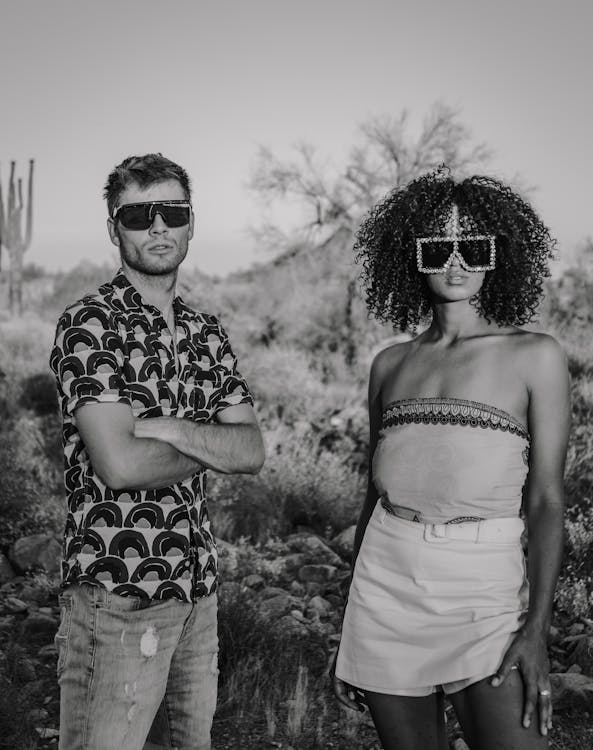
#> input picture img/pexels-photo-12325258.jpeg, 593 x 750 px
$ jupyter execute histograma.ipynb   (shell and % lines are left out)
#> lines starting #> are read from the running program, lines starting #| are printed output that depends on the picture
[cell 1]
import numpy as np
import cv2

import matplotlib.pyplot as plt
import seaborn as sns

plt.style.use("seaborn-v0_8")
sns.set_style("whitegrid", {"axes.grid": False})

from skimage import io

[cell 2]
image = cv2.imread("./img/pexels-photo-12325258.jpeg")
#> image is the input picture: shape (750, 593, 3); mean B, G, R 118.6, 118.4, 119.4
image = cv2.cvtColor(image, cv2.COLOR_BGR2RGB)

plt.hist(image.ravel(), bins = 256, range= [0, 256])
plt.show()
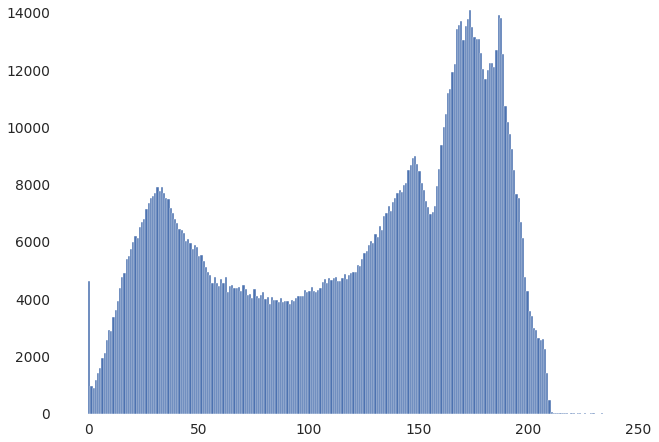
#> figure drawn by matplotlib, 1 panel; tallest bar 14096 high, from x = 173 to 174

[cell 3]
color = ('b','g','r')
for i, col in enumerate(color):
    histr = cv2.calcHist([image],[i],None,[256],[0,256])
    plt.plot(histr,color = col)
    plt.xlim([0,256])
    plt.show()
#> this loop made 3 passes
#> pass 1, `plt.show()`:
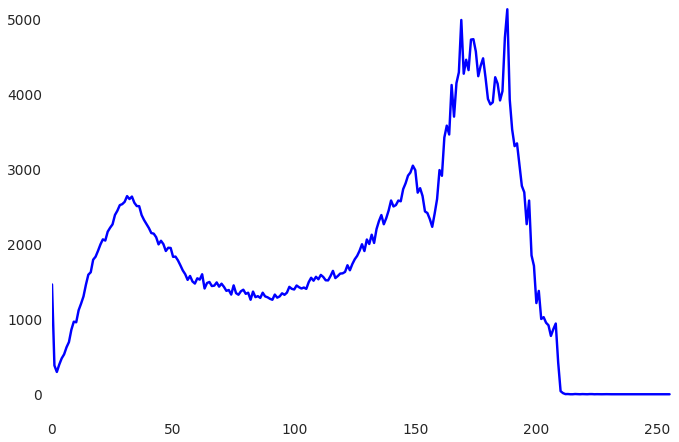
#> figure drawn by matplotlib, 1 panel; curve peaks at x = 188, y = 5130
#> pass 2, `plt.show()`:
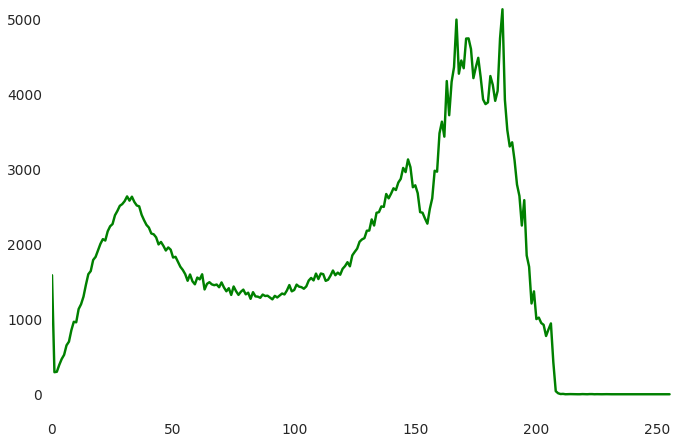
#> figure drawn by matplotlib, 1 panel; curve peaks at x = 186, y = 5137

$ run again, with img/pexels-photo-2975498.jpeg copied over img/pexels-photo-12325258.jpeg
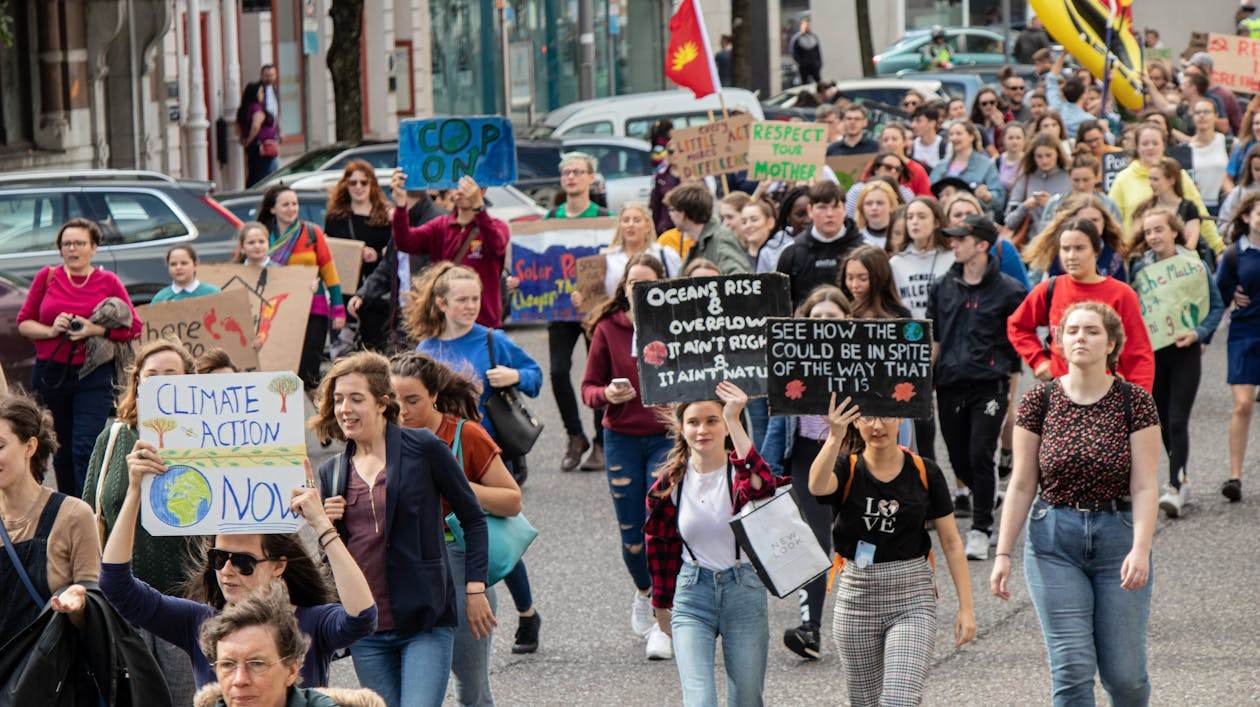
#> input picture img/pexels-photo-2975498.jpeg, 1260 x 707 px
#> image is the input picture: shape (707, 1260, 3); mean B, G, R 103, 105.5, 115.2
#> `plt.show()`:
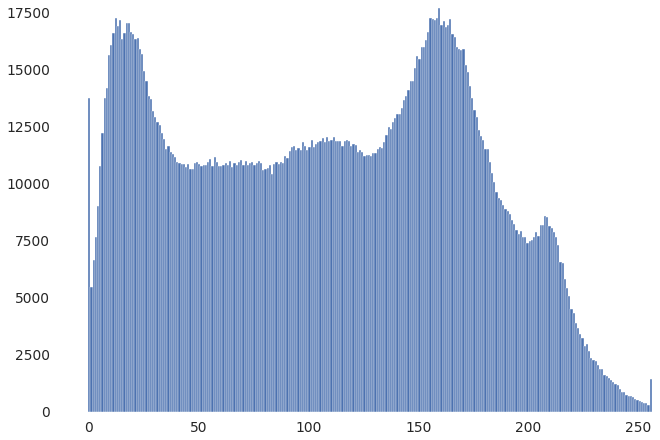
#> figure drawn by matplotlib, 1 panel; tallest bar 17703 high, from x = 159 to 160
#> the loop `for i, col in enumerate(color):` made 3 passes
#> pass 2, `plt.show()`:
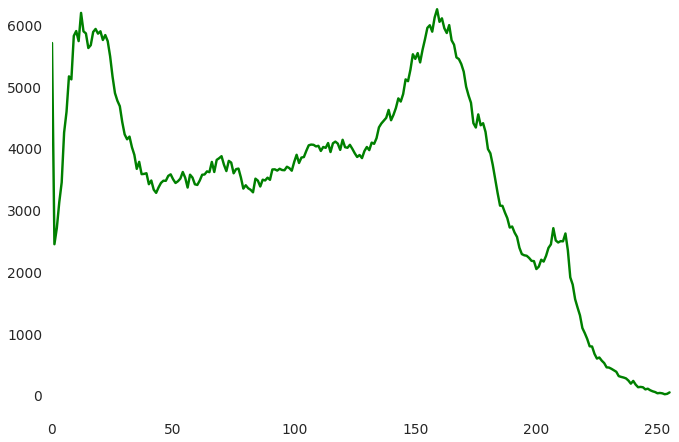
#> figure drawn by matplotlib, 1 panel; curve peaks at x = 159, y = 6261

$ run again, with img/free-photo-of-rio-esteril-improdutivo-monotono.jpeg copied over img/pexels-photo-12325258.jpeg
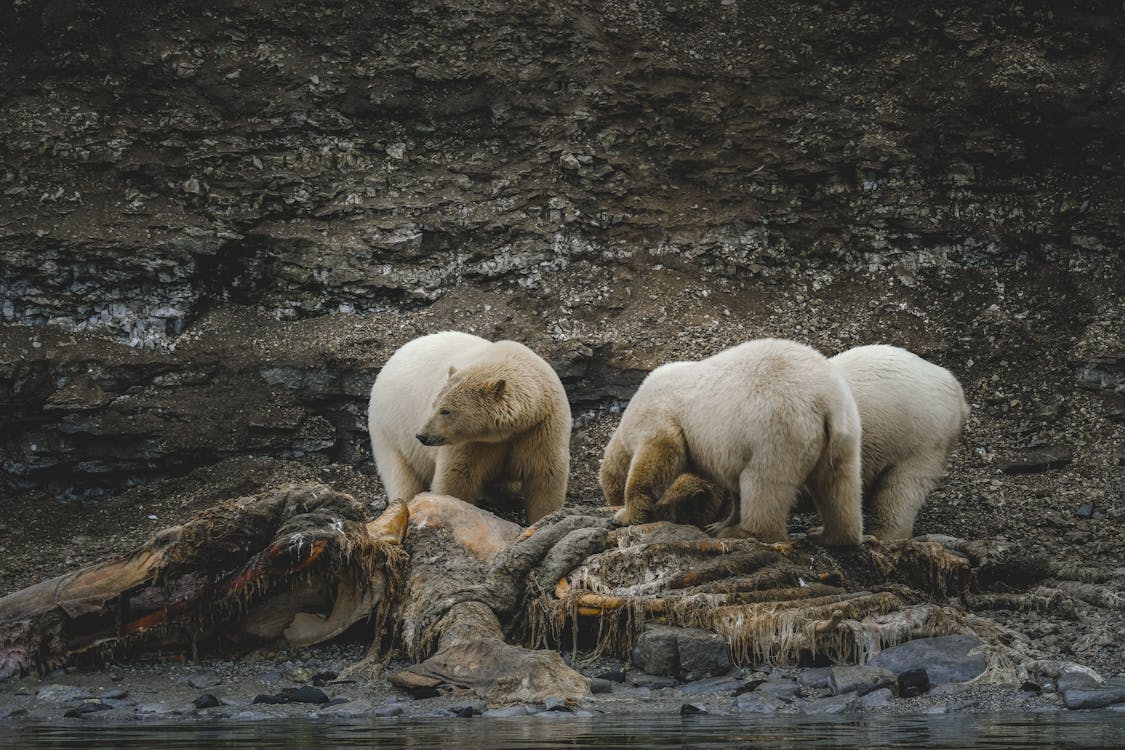
#> input picture img/free-photo-of-rio-esteril-improdutivo-monotono.jpeg, 1125 x 750 px
#> image is the input picture: shape (750, 1125, 3); mean B, G, R 62.4, 68.7, 70.7
#> `plt.show()`:
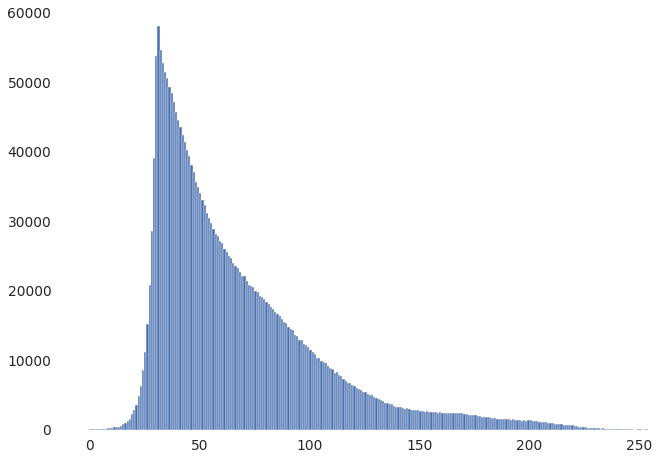
#> figure drawn by matplotlib, 1 panel; tallest bar 58083 high, from x = 31 to 32
#> the loop `for i, col in enumerate(color):` made 3 passes
#> pass 2, `plt.show()`:
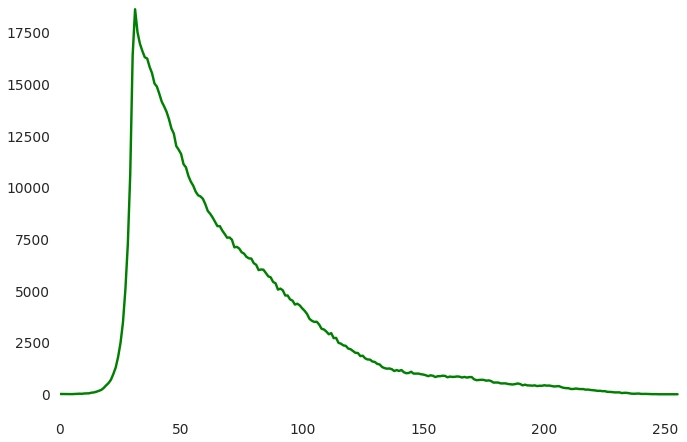
#> figure drawn by matplotlib, 1 panel; curve peaks at x = 31, y = 18649
